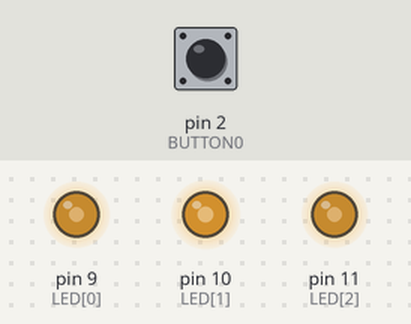
Recording of a sketch running on a simulated Arduino Uno, built with avr-gcc and run on an emulated ATmega328P. On the bench: output pins drawn as LEDs (lit = HIGH). The test bench sets the inputs (shaded band); at power-on: pin 2 (BUTTON0) LOW. Random numbers use the default seed unless the sketch sets one.

Above: at 4.23 s.
At 5.36 s:
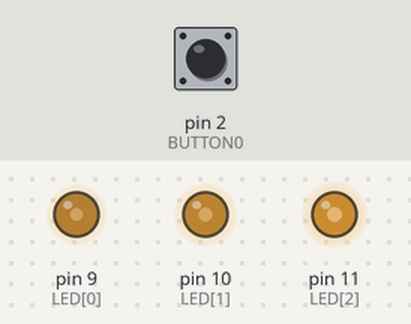
5.4 s: pin 2 (BUTTON0) pulled HIGH for 0.15 s
At 8.8 s:
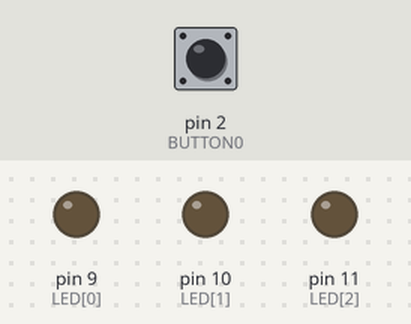
Timing chart, 0 to 10.3 s (numbered marks = the images above; inputs shaded):
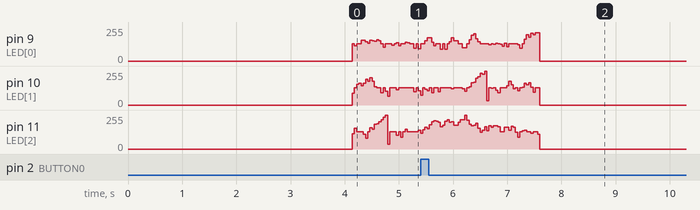

The sketch:

candle.ino
```cpp
/*
  Candle
  Turns on an LED after a one- to five-second delay and then flickers
  it in a manner which mimics the flame of a candle.  When a certain
  pin goes HIGH, the LED turns off after a one- to five-second delay.
  The only way to turn the candle back on would be by cycling the
  power.

  Circuit
  ------------------------------------------------
  LED connected between pins and ground.
  BUTTON connected between pin 2 and +5V.
  10K resistor connected between pin 2 and ground.

*/

#define LEDCOUNT 3

const int LED[] = {9, 10, 11};
const int BUTTON0 = 2;  // Need to pull this down with a 10K resistor.

byte brightness[] = {128, 128, 128};
byte brightnessMin = 128;
byte brightnessMax = 255;
char stepMin = -40;
char stepMax = 40;

unsigned int powerDownTime = 0;
unsigned long buttonPressTime = 0;
boolean isOff = false;

void setup()
{
  for(int i = 0; i < LEDCOUNT; i++)
  {
    pinMode(LED[i], OUTPUT);
  }
  pinMode(BUTTON0, INPUT);

  // Initialize the random number generator to be a bit more random.
  randomSeed(analogRead(0));

  // Set the power-down time to some random number between one- and
  // five-seconds.
  powerDownTime = random(1000,5000);

  // We want the loop to start a few moments after the device powers
  // on so that, when multiple identical devices are present, they
  // all don't light up at exactly the same time.
  delay(random(1000, 5000));
}

void loop()
{
  // The only time we'll be doing anything of note in this sketch is when
  // the isOff variable is set to false.  The reason for this is that we
  // want the candle to flicker as long as the circuit is on and we want
  // it to stop a few seconds after a certain button is pressed (or other
  // type of switch is "thrown").
  if (!isOff)
  {
    // Set a new brightness which differs from the old brightness by a random
    // number between stepMin and stepMax and where the new brightness is
    // constrained to be between brightnessMin and brightnessMax.
    for(int i = 0; i < LEDCOUNT; i++)
    {
      brightness[i] = constrain(brightness[i] + random(stepMin, stepMax), brightnessMin, brightnessMax);
      analogWrite(LED[i], brightness[i]);
    }

    // Here we're checking to see if the button was ever pressed.
    if (buttonPressTime == 0)
    {
      // If it hasn't ever been pressed, we'll check the signal pin to
      // see if it's gone HIGH.
      if (digitalRead(BUTTON0) == HIGH)
      {
        // If so, we'll take now to be the time the button was pressed and
        // never check for a button press again (since buttonPressTime
        // will now be greater than zero).
        // Possible edge case - if this circuit runs for longer than 50 days,
        // millis() might return a number which has overflowed and gone back
        // to zero.  I don't plan on running this for more than a few hours
        // at a time so I'm ignoring that for now.
        buttonPressTime = millis();
      }
    }
    else if (millis() - buttonPressTime > powerDownTime)
    {
      // Since the button was pressed at some point, let's see if the amount
      // of time elapsed since then is more than our powerDownTime.  If so,
      // we'll need to set the candle to "off" and turn off the LED.
      isOff = true;
      for (int i = 0; i < LEDCOUNT; i++)
      {
        analogWrite(LED[i], 0);
      }
    }
  }

  delay(40);
}
```
